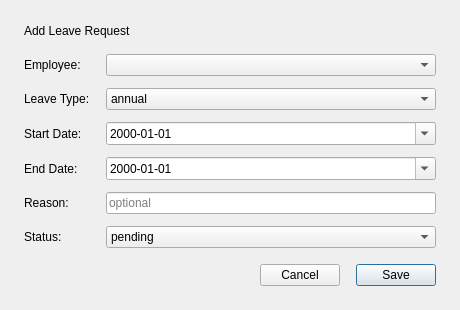
<?xml version='1.0' encoding='UTF-8'?>
<ui version="4.0">
 <class>Dialog</class>
 <widget class="QDialog" name="Dialog">
  <property name="geometry">
   <rect>
    <x>0</x>
    <y>0</y>
    <width>460</width>
    <height>100</height>
   </rect>
  </property>
  <property name="windowTitle">
   <string>Add Leave Request</string>
  </property>
  <property name="modal">
   <bool>true</bool>
  </property>
  <layout class="QVBoxLayout" name="layoutMain">
   <property name="leftMargin">
    <number>24</number>
   </property>
   <property name="topMargin">
    <number>24</number>
   </property>
   <property name="rightMargin">
    <number>24</number>
   </property>
   <property name="bottomMargin">
    <number>24</number>
   </property>
   <property name="spacing">
    <number>16</number>
   </property>
   <item>
    <widget class="QLabel" name="labelTitle">
     <property name="text">
      <string>Add Leave Request</string>
     </property>
    </widget>
   </item>
   <item>
    <layout class="QFormLayout" name="formLayout">
     <property name="horizontalSpacing">
      <number>16</number>
     </property>
     <property name="verticalSpacing">
      <number>12</number>
     </property>
     <property name="fieldGrowthPolicy">
      <enum>QFormLayout::AllNonFixedFieldsGrow</enum>
     </property>
     <item row="0" column="0">
      <widget class="QLabel" name="label_0">
       <property name="text">
        <string>Employee:</string>
       </property>
      </widget>
     </item>
     <item row="0" column="1">
      <widget class="QComboBox" name="comboEmployee" />
     </item>
     <item row="1" column="0">
      <widget class="QLabel" name="label_1">
       <property name="text">
        <string>Leave Type:</string>
       </property>
      </widget>
     </item>
     <item row="1" column="1">
      <widget class="QComboBox" name="comboLeaveType">
       <item>
        <property name="text">
         <string>annual</string>
        </property>
       </item>
       <item>
        <property name="text">
         <string>sick</string>
        </property>
       </item>
       <item>
        <property name="text">
         <string>unpaid</string>
        </property>
       </item>
      </widget>
     </item>
     <item row="2" column="0">
      <widget class="QLabel" name="label_2">
       <property name="text">
        <string>Start Date:</string>
       </property>
      </widget>
     </item>
     <item row="2" column="1">
      <widget class="QDateEdit" name="dateEditStart">
       <property name="displayFormat">
        <string>yyyy-MM-dd</string>
       </property>
       <property name="calendarPopup">
        <bool>true</bool>
       </property>
      </widget>
     </item>
     <item row="3" column="0">
      <widget class="QLabel" name="label_3">
       <property name="text">
        <string>End Date:</string>
       </property>
      </widget>
     </item>
     <item row="3" column="1">
      <widget class="QDateEdit" name="dateEditEnd">
       <property name="displayFormat">
        <string>yyyy-MM-dd</string>
       </property>
       <property name="calendarPopup">
        <bool>true</bool>
       </property>
      </widget>
     </item>
     <item row="4" column="0">
      <widget class="QLabel" name="label_4">
       <property name="text">
        <string>Reason:</string>
       </property>
      </widget>
     </item>
     <item row="4" column="1">
      <widget class="QLineEdit" name="lineEditReason">
       <property name="placeholderText">
        <string>optional</string>
       </property>
      </widget>
     </item>
     <item row="5" column="0">
      <widget class="QLabel" name="label_5">
       <property name="text">
        <string>Status:</string>
       </property>
      </widget>
     </item>
     <item row="5" column="1">
      <widget class="QComboBox" name="comboStatus">
       <item>
        <property name="text">
         <string>pending</string>
        </property>
       </item>
       <item>
        <property name="text">
         <string>approved</string>
        </property>
       </item>
       <item>
        <property name="text">
         <string>rejected</string>
        </property>
       </item>
      </widget>
     </item>
    </layout>
   </item>
   <item>
    <layout class="QHBoxLayout" name="layoutButtons">
     <item>
      <spacer name="spacerButtons">
       <property name="orientation">
        <enum>Qt::Horizontal</enum>
       </property>
       <property name="sizeHint" stdset="0">
        <size>
         <width>40</width>
         <height>20</height>
        </size>
       </property>
      </spacer>
     </item>
     <item>
      <widget class="QPushButton" name="buttonCancel">
       <property name="text">
        <string>Cancel</string>
       </property>
      </widget>
     </item>
     <item>
      <widget class="QPushButton" name="buttonSave">
       <property name="text">
        <string>Save</string>
       </property>
       <property name="default">
        <bool>true</bool>
       </property>
      </widget>
     </item>
    </layout>
   </item>
  </layout>
 </widget>
 <resources />
 <connections />
</ui>
